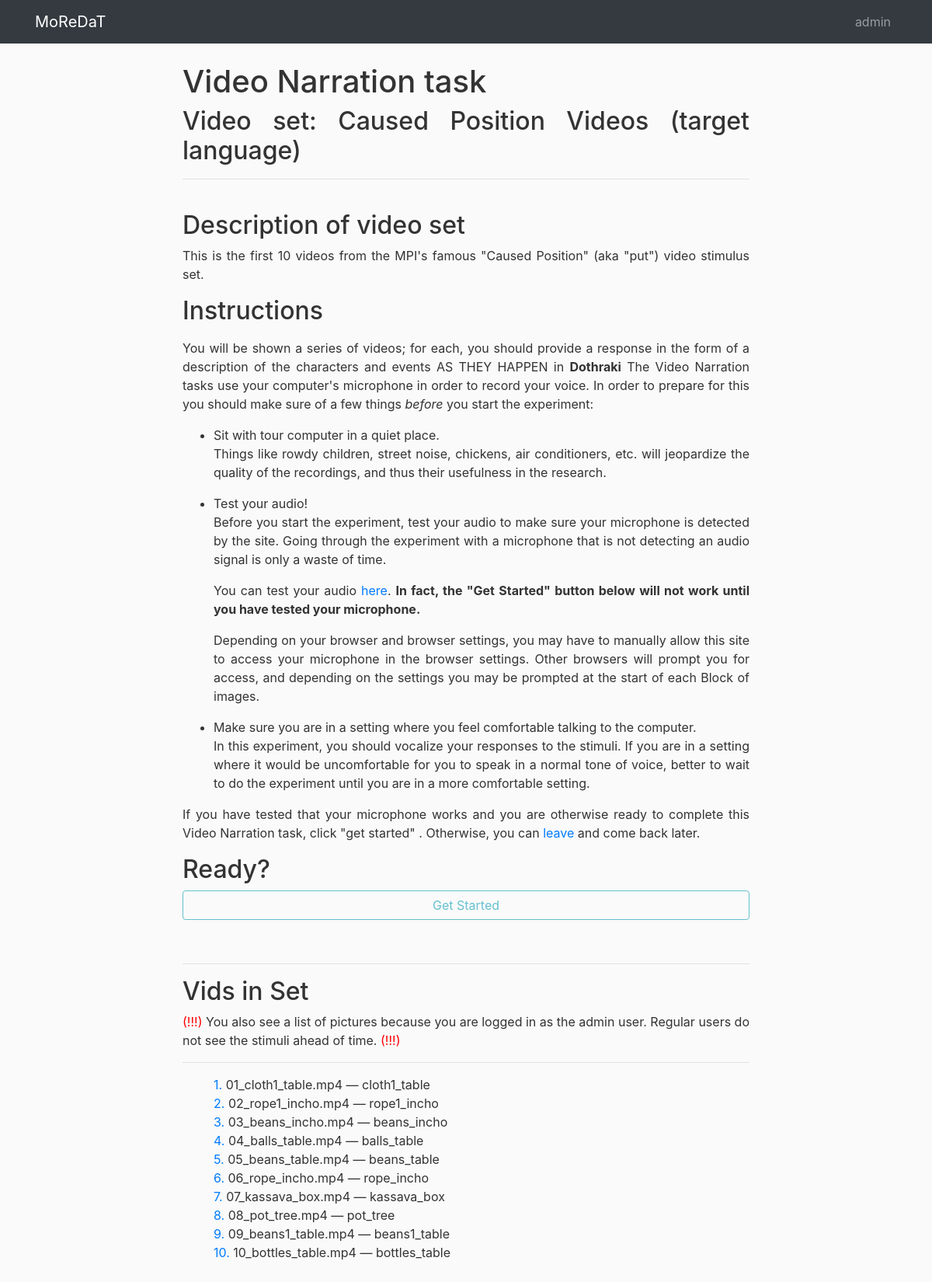
The page /pl/vidnar/put-vids-trgt/ (signed in) on the database its author committed.
### vidnar/models.py (models this page shows, shortened)
class VidnarVideoSet(models.Model):
	name = models.CharField(max_length=255)
	slug = models.CharField(max_length=255)
	videos = models.ManyToManyField(VidnarVideo)
	description = models.TextField(blank=True)
	target_language = models.CharField(max_length=255, choices=LANG_CHOICES)
	special_instructions = models.TextField(blank=True)

class VidnarVideo(models.Model):
	filename = models.CharField(max_length=255)
	sort_order = models.IntegerField()
	description = models.TextField(blank=True)
	source = models.TextField(blank=True)

### users/models.py (models this page shows, shortened)
class UserDetails(models.Model):
	user = models.OneToOneField(User, on_delete=models.CASCADE, primary_key=True)
	research_group = models.ForeignKey(ResearchGroups, on_delete=models.CASCADE)
	birth_date = models.DateField()
	gender = models.CharField(max_length=100, choices=GENDER_OPTIONS)
	user_bio = tinymce_models.HTMLField(blank=True, default='.')
	profile_pic = ResizedImageField(size=[300,400], quality=100, upload_to="static/users/profile_pictures/", default="static/users/profile_pictures/default.png")

class ResearchGroups(models.Model):
	group_name = models.CharField(max_length=255)
	target_language = models.CharField(max_length=255)
	other_language = models.CharField(max_length=255, blank=True, null=True)
	target_lang_short_name = models.CharField(max_length=10)
	other_langauge_short_name = models.CharField(max_length=10) #langAUge spelled wrong, but ALL references across the project will need to be fixed :|
	description = models.TextField()
	slug = models.SlugField()

### vidnar/views.py (the view)
# urls.py: path('<str:vid_set>/', vidnar_views.vidnar_welcome, name='vidnar-welcome'),
@login_required
def vidnar_welcome(request, vid_set):
	UD_object = UserDetails.objects.get(user=request.user)
	context = {"title": "MoReDaT Video Narration"}
	current_set = VidnarVideoSet.objects.get(slug=vid_set)
	context['vid_set_obj'] = current_set
	vids = current_set.videos.all().order_by('sort_order')
	vids_fn_desc = {}
	for idx, vid in enumerate(vids, start=1):
		vids_fn_desc[idx] = (vid.filename, vid.description)
	context['vids_fn_desc'] =  vids_fn_desc
	return render(request, 'vidnar/vidnar-welcome.html', context)

### vidnar/templates/vidnar/vidnar-welcome.html (shortened to what this page needs)
{% extends 'main/task-base.html' %}
{% load static %}
{% load i18n %}
{% block content %}
	<div class="col-lg-2 col-md-12"></div>
	<div class="col-lg-8 col-md-12">
		<h1 style="text-align:left;">Video Narration task</h1>
		<h2>Video set: {{ vid_set_obj.name }}</h2>
		<hr>
		<br>
		<h2>{% translate 'Description of video set' %}</h2>
		<p>{{ vid_set_obj.description|safe }}</p>
		<h2>{% translate 'Instructions' %}</h2>
		<p>{% translate 'You will be shown a series of videos; for each, you should provide a response in the form of a description of the characters and events AS THEY HAPPEN in ' %}<b>{{ user_details.research_group.target_language }}</b>{% translate ' The Video Narration tasks use your computer&#39;s microphone in order to record your voice. In order to prepare for this you should make sure of a few things <em>before</em> you start the experiment:' %}
            <ul>
                <li>{% translate 'Sit with tour computer in a quiet place.' %}
                    <p>{% translate 'Things like rowdy children, street noise, chickens, air conditioners, etc. will jeopardize the quality of the recordings, and thus their usefulness in the research.' %}</p></li>
                <li>{% translate 'Test your audio!' %}
                    <p>{% translate 'Before you start the experiment, test your audio to make sure your microphone is detected by the site. Going through the experiment with a microphone that is not detecting an audio signal is only a waste of time.' %}</p>
                    <p>{% translate 'You can test your audio ' %}<a id="testAudioButton" target="_blank" href="{% url 'test-user-audio' %}">{% translate 'here' %}</a>. <b>{% translate 'In fact, the "Get Started" button below will not work until you have tested your microphone.' %}</b></p>
                    <p>{% translate 'Depending on your browser and browser settings, you may have to manually allow this site to access your microphone in the browser settings. Other browsers will prompt you for access, and depending on the settings you may be prompted at the start of each Block of images.' %}</p>
                </li>
                <li>{% translate 'Make sure you are in a setting where you feel comfortable talking to the computer.' %}
                    <p>{% translate 'In this experiment, you should vocalize your responses to the stimuli. If you are in a setting where it would be uncomfortable for you to speak in a normal tone of voice, better to wait to do the experiment until you are in a more comfortable setting.' %}</p>
                </li>
            </ul>
        </p>
        <p>{% translate 'If you have tested that your microphone works and you are otherwise ready to complete this Video Narration task, click "get started" . Otherwise, you can ' %} <a href="{% url 'profile' %}">{% translate 'leave' %}</a> {% translate 'and come back later.' %}</p>
		<h2>{% translate 'Ready?' %}</h2>
		<div class="form-group">
			<a href="{% url 'vidnar-trial' vid_set_obj.slug '1' %}"> <button id="getGoingButton" disabled class="btn btn-outline-info" >{% translate 'Get Started' %}</button></a>
		</div>
		{% if user.is_authenticated and user.get_username == 'admin' %}
		<br><hr>
		<h2>Vids in Set</h2>
		<p><span style="color:red;">(!!!) </span>{% translate 'You also see a  list of pictures because you are logged in as the admin user. Regular users do not see the stimuli ahead of time.' %}<span style="color:red;"> (!!!)</span><hr>
			<ul style="list-style-type:none;">
				{% for i, V in vids_fn_desc.items %}
				<li><a href="#">{{ i }}.</a> {{ V.0 }} &mdash; {{ V.1 }}</li>
				{% endfor %}
			</ul>
		</p>
		{% endif %}
	</div>
	<div class="col-lg-2 col-md-12"></div>
{% endblock %}

### main/templates/main/task-base.html (shortened to what this page needs)
{% load i18n %}
{% load static %}
{% get_current_language as LANGUAGE_CODE %}
<!DOCTYPE html>
<html>
	<head>
    	<link rel="stylesheet" href="https://maxcdn.bootstrapcdn.com/bootstrap/4.0.0/css/bootstrap.min.css">
    	<link rel="stylesheet" type="text/css" href="{% static 'main/main.css' %}">
    	<link rel="stylesheet" type="text/css" href="{% static 'questionnaire/questionnaire.css' %}">
	</head>
	<body>
		<div id="page-container">
			<div id="content-wrapper">
				<header class="site-header">
					<nav class="navbar navbar-expand-lg navbar-dark bg-dark fixed-top">
						<div class="container">
							<a class="navbar-brand mr-4" href="{% url 'HOME' %}">MoReDaT</a>
							<div class="navbar-nav">
	                      		{% if user.is_authenticated %}
			                    <span class="nav-item nav-link">{{ user.username }}</span>
			                    {% endif %}
			                </div>
						</div>
					</nav>
				</header>
				<main role="main" class="container" id="pageMain">
					<div class="row">
						<div class="col-md-12">
						</div>
					</div>
					<div class="row">
						{% block content %}{% endblock %}
					</div>
				</main>
			</div>
		</div>
	</body>
</html>

### static/main/main.css (style rules this page uses)
body { height: 100%; background: #fafafa; color: #333333; margin-top: 5rem; margin-left: 0; margin-right: 0; }
#page-container { position: relative; min-height: 100vh; }
#content-wrapper { min-height: 100vh; }
#pageMain { min-height: 75vh; text-align: justify; }

### static/questionnaire/questionnaire.css (style rules this page uses)
.form-group > button, .form-group > a > button { width: 100%; }

### rows shown on the page
VidnarVideoSet: name "Caused Position Videos (target language)", description "This is the first 10 videos from the MPI's famous \"Caused Position\" (aka \"put\") video stimulus set."
UserDetails: research_group.target_language "Dothraki"
VidnarVideo: filename "01_cloth1_table.mp4", description "cloth1_table"
VidnarVideo: filename "02_rope1_incho.mp4", description "rope1_incho"
VidnarVideo: filename "03_beans_incho.mp4", description "beans_incho"
VidnarVideo: filename "04_balls_table.mp4", description "balls_table"
VidnarVideo: filename "05_beans_table.mp4", description "beans_table"
VidnarVideo: filename "06_rope_incho.mp4", description "rope_incho"
VidnarVideo: filename "07_kassava_box.mp4", description "kassava_box"
VidnarVideo: filename "08_pot_tree.mp4", description "pot_tree"
VidnarVideo: filename "09_beans1_table.mp4", description "beans1_table"
VidnarVideo: filename "10_bottles_table.mp4", description "bottles_table"

### other values the page prints
{{ user.username }} "admin"
{{ i }} "1" "2" "3" "4" "5" "6" "7" "8" "9" "10"
